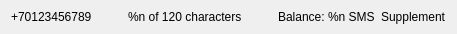
<?xml version="1.0" encoding="UTF-8"?>
<ui version="4.0">
 <class>SmsInfoWidgetClass</class>
 <widget class="QFrame" name="SmsInfoWidgetClass">
  <property name="geometry">
   <rect>
    <x>0</x>
    <y>0</y>
    <width>457</width>
    <height>34</height>
   </rect>
  </property>
  <property name="sizePolicy">
   <sizepolicy hsizetype="MinimumExpanding" vsizetype="Fixed">
    <horstretch>0</horstretch>
    <verstretch>0</verstretch>
   </sizepolicy>
  </property>
  <property name="minimumSize">
   <size>
    <width>0</width>
    <height>34</height>
   </size>
  </property>
  <property name="maximumSize">
   <size>
    <width>16777215</width>
    <height>34</height>
   </size>
  </property>
  <layout class="QHBoxLayout" name="horizontalLayout">
   <property name="topMargin">
    <number>5</number>
   </property>
   <property name="bottomMargin">
    <number>5</number>
   </property>
   <item>
    <widget class="QLabel" name="lblPhoneNumber">
     <property name="text">
      <string notr="true">+70123456789</string>
     </property>
    </widget>
   </item>
   <item>
    <spacer name="horizontalSpacer_2">
     <property name="orientation">
      <enum>Qt::Horizontal</enum>
     </property>
     <property name="sizeHint" stdset="0">
      <size>
       <width>0</width>
       <height>0</height>
      </size>
     </property>
    </spacer>
   </item>
   <item>
    <widget class="QLabel" name="lblCharacters">
     <property name="text">
      <string notr="true">%n of 120 characters</string>
     </property>
     <property name="textFormat">
      <enum>Qt::RichText</enum>
     </property>
    </widget>
   </item>
   <item>
    <spacer name="horizontalSpacer">
     <property name="orientation">
      <enum>Qt::Horizontal</enum>
     </property>
     <property name="sizeHint" stdset="0">
      <size>
       <width>0</width>
       <height>0</height>
      </size>
     </property>
    </spacer>
   </item>
   <item>
    <widget class="QLabel" name="lblBalance">
     <property name="text">
      <string notr="true">Balance: %n SMS</string>
     </property>
     <property name="textFormat">
      <enum>Qt::RichText</enum>
     </property>
    </widget>
   </item>
   <item>
    <widget class="QLabel" name="lblSupplement">
     <property name="cursor">
      <cursorShape>PointingHandCursor</cursorShape>
     </property>
     <property name="text">
      <string notr="true">Supplement</string>
     </property>
     <property name="textFormat">
      <enum>Qt::RichText</enum>
     </property>
    </widget>
   </item>
  </layout>
 </widget>
 <layoutdefault spacing="6" margin="11"/>
 <resources/>
 <connections/>
</ui>
